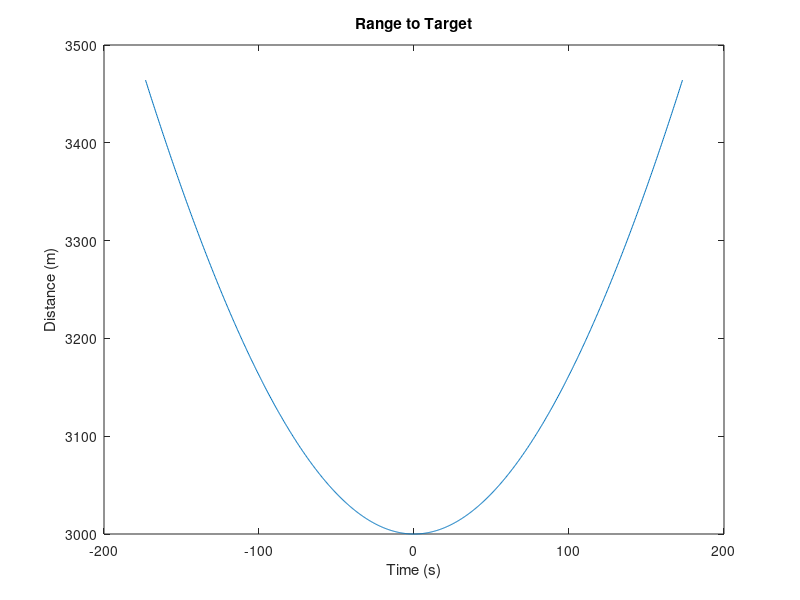

Reproduce this figure in MATLAB. (Note: this script raises an error after producing the figure.)
% Date last modified: 3/17/20
% Date created: 3/17/20

% script to run the radar simulator, should simulate the radar response
% from a point target, under different radar system conditions

clearvars;
close all

% user enabled/defined parameters
lambda = 1; % m
fc = 300e6; % Hz
tau_range = 50e-6; % sec
bw = 5e6; % Hz
slope_range = bw / tau_range; % Hz/sec
fs = 20e6; % Hz

vel_radar = 10; % m/s, radar platform velocity
d_target = 3000; % m, target depth
alpha = 20; % dB/km, attenuation rate
alpha = alpha / 1000; % linear/m 

npts = 1000; % number of time steps in the simulation
theta_hbw = 30; % degrees, antenna 1/2 beamwidth angle
theta_hbw = theta_hbw * pi / 180;
sigma_noise = 0.1; 

c = 3e8; % m/s

eps_ice = 3.17; 
eps_bed = 80; % water
vel_ice = c / sqrt(eps_ice); % speed of wave in ice

% calculate reflection coefficient
r12 = (sqrt(eps_ice) - sqrt(eps_bed)) ./ (sqrt(eps_ice) + sqrt(eps_bed));
gamma = r12 .* conj(r12);

% min and max x distances for which the radar will illuminate the target
x_radar_min = -1 * tan(theta_hbw) * d_target;
x_radar_max = tan(theta_hbw) * d_target;

% time the target is illuminated
t_illum = linspace(x_radar_min/vel_radar, x_radar_max/vel_radar, npts);

x_radar = vel_radar * t_illum;
r_target = sqrt(x_radar.^2 + d_target^2); % range from radar to target, function of time

figure; plot(t_illum, r_target); xlabel('Time (s)'); ylabel('Distance (m)'); title('Range to Target')

%% make the reference chirp 
N = 2^(ceil(log2(fs * tau_range))); % make reference chirp power of 2 in length for faster fft
N = N*2;
reference_chirp = makeChirp(slope_range, tau_range, fs, fc, N, 0);

t = linspace(0, tau_range, length(reference_chirp));

% take fft of reference chirp
reference_ft = fft(reference_chirp);
freq = (-fs/2:fs/N:(fs/2-fs/N)) + fc; % center frequency array at fc

figure
subplot(2,1,1)
hold on
plot(t, real(reference_chirp));
plot(t, imag(reference_chirp));
hold off
xlabel('Time (seconds)')
title('Transmitted Signal')
legend('Real Component', 'Imaginary Component')

subplot(2,1,2)
plot(freq/1e6, 20*log10(fftshift(abs(reference_ft))))
xlabel('Frequency (MHz)')
ylabel('Power (dB)')

%% make received chirps (delay, sum multiple copies, add noise, attenuate)

% calculate delay based on range vector
%delay = 2 * r_target / vel_ice; % two way travel time in ice
rx_signal = makeChirp(slope_range, tau_range, fs, fc, N, min(r_target));
rx_signal = rx_signal + makeChirp(slope_range, tau_range, fs, fc, N, 0); % add surface reflection

% add noise
rx_signal = rx_signal + sigma_noise * rand(size(rx_signal));

% vector that stores the attenuation in linear units to each range (kind of
% sketchy implemenation 
attenuation = 10^(-25/20); % 25 dB/km attenuation, not sure whether it should be - or +

% apply attenuation
rx_signal = rx_signal * exp(-2 * attenuation / 1000 * min(r_target));

rx_signal_ft = fft(rx_signal);
pc_signal_ft = rx_signal_ft .* conj(reference_ft); % pulse compress signal
pc_signal = ifft(pc_signal_ft);

t_pc = linspace(-tau_range/2, tau_range/2, length(reference_chirp)); 

figure
subplot(2,1,1)
hold on
plot(t, real(reference_chirp));
plot(t, real(rx_signal));
hold off
xlabel('Time (seconds)')
title('Delayed Chirp Signal')
legend('Transmitted Signal', 'Received Signal')
% TODO: I think a lot of my axes labels are wrong in these plots
subplot(2,1,2)
plot(t_pc*1e6, 20*log10(abs(ifftshift(pc_signal))))
xlabel('Time (\mus)')
ylabel('Power (dB)')
title('Pulse Compressed Signal')